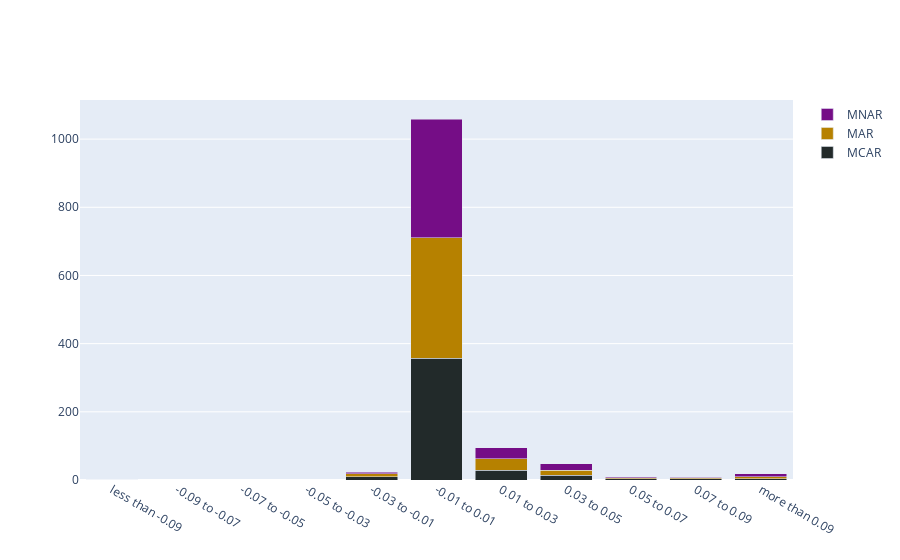

The cell this chart's notebook holds for it:
### Code cell
quantiles = ['less than -0.09', '-0.09 to -0.07', '-0.07 to -0.05', '-0.05 to -0.03','-0.03 to -0.01', '-0.01 to 0.01', '0.01 to 0.03', '0.03 to 0.05', '0.05 to 0.07', '0.07 to 0.09', 'more than 0.09']


fig = go.Figure(data=[
    go.Bar(name='MCAR', x=quantiles, y=freq_001, marker_color='#222A2A'),
    go.Bar(name='MAR', x=quantiles, y=freq_01, marker_color='#B68100'),
    go.Bar(name='MNAR', x=quantiles, y=freq_03, marker_color='#750D86'),
])
# Change the bar mode
fig.update_layout(barmode='stack')
fig.show()
fig.write_image("regression_performance_difference_baseline_to_imputed_per_patt.pdf")

### Figure 1 — Plotly figure (JSON) as saved in the notebook; plotly's stock layout.template omitted (floating-point values rounded to 4 significant figures)
{"data": [{"marker": {"color": "#222A2A"}, "name": "MCAR", "type": "bar", "x": ["less than -0.09", "-0.09 to -0.07", "-0.07 to -0.05", "-0.05 to -0.03", "-0.03 to -0.01", "-0.01 to 0.01", "0.01 to 0.03", "0.03 to 0.05", "0.05 to 0.07", "0.07 to 0.09", "more than 0.09"], "y": [0, 0, 0, 0, 9, 357, 29, 14, 3, 4, 4]}, {"marker": {"color": "#B68100"}, "name": "MAR", "type": "bar", "x": ["less than -0.09", "-0.09 to -0.07", "-0.07 to -0.05", "-0.05 to -0.03", "-0.03 to -0.01", "-0.01 to 0.01", "0.01 to 0.03", "0.03 to 0.05", "0.05 to 0.07", "0.07 to 0.09", "more than 0.09"], "y": [0, 0, 0, 0, 10, 354, 33, 15, 3, 2, 5]}, {"marker": {"color": "#750D86"}, "name": "MNAR", "type": "bar", "x": ["less than -0.09", "-0.09 to -0.07", "-0.07 to -0.05", "-0.05 to -0.03", "-0.03 to -0.01", "-0.01 to 0.01", "0.01 to 0.03", "0.03 to 0.05", "0.05 to 0.07", "0.07 to 0.09", "more than 0.09"], "y": [1, 0, 0, 0, 4, 348, 32, 19, 4, 2, 10]}], "layout": {"barmode": "stack"}}
